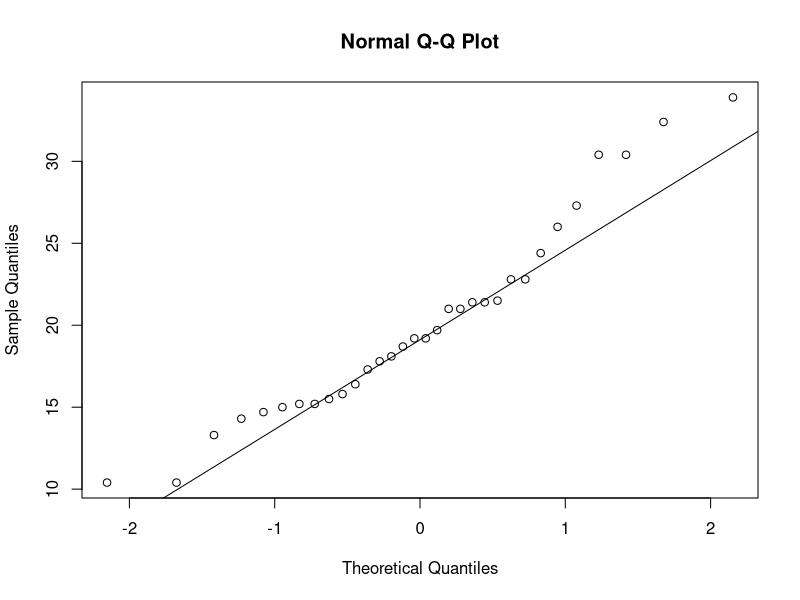
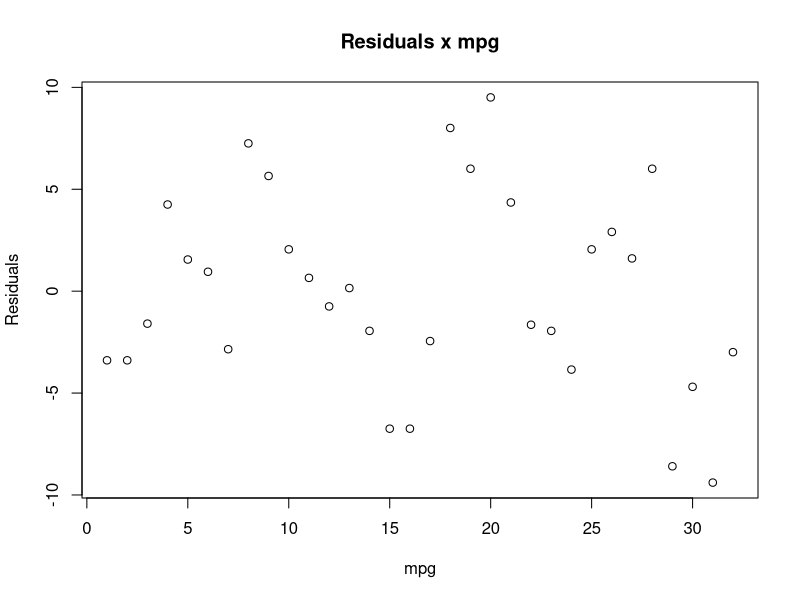
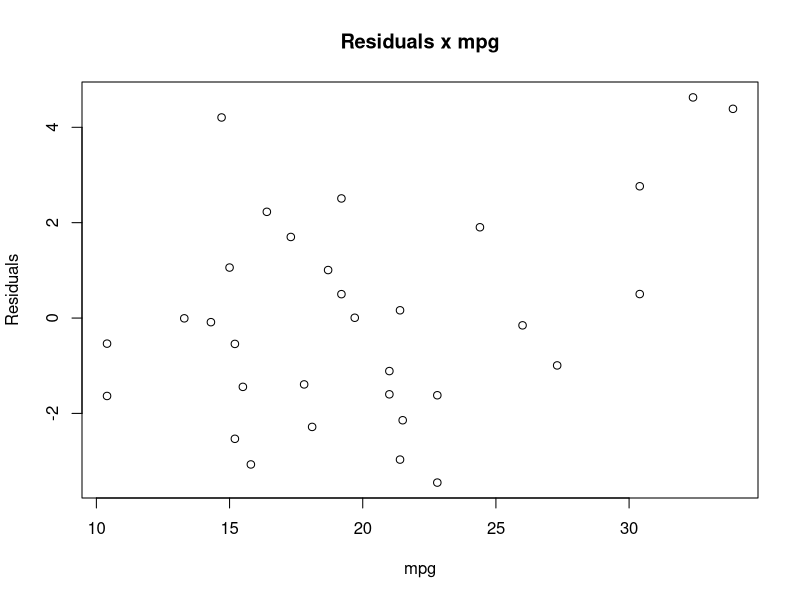

Write R code to recreate these figures, in order.
## ---- chunk 1
library(dplyr)
summarise(group_by(mtcars, am), mean(mpg), sd(mpg), qty=n())
## ---- chunk 2
summary(lm(data=mtcars, formula=mpg ~ 0 + factor(am)))
## ---- chunk 3
lm_full<-lm(mpg~ 0 + . -am +factor(am), data=mtcars)
summary(lm_full)
## ---- chunk 4
confint(lm(data=mtcars, formula=mpg ~ 0 + factor(am)))
## ---- chunk 5
qqnorm(mtcars$mpg)
qqline(mtcars$mpg) ## plots a line that goes from 0.25 to 0.75 quantile (2nd and 4th quantile)
## ---- chunk 6
plot(resid(lm(data=mtcars, formula=mpg ~ 0 + factor(am))), 
     ylab="Residuals", xlab="mpg", main="Residuals x mpg")
## ---- chunk 7
plot(mtcars$mpg, resid(lm(data=mtcars, formula=mpg~ 0 + . -am +factor(am))), 
     ylab="Residuals", xlab="mpg", main="Residuals x mpg")
